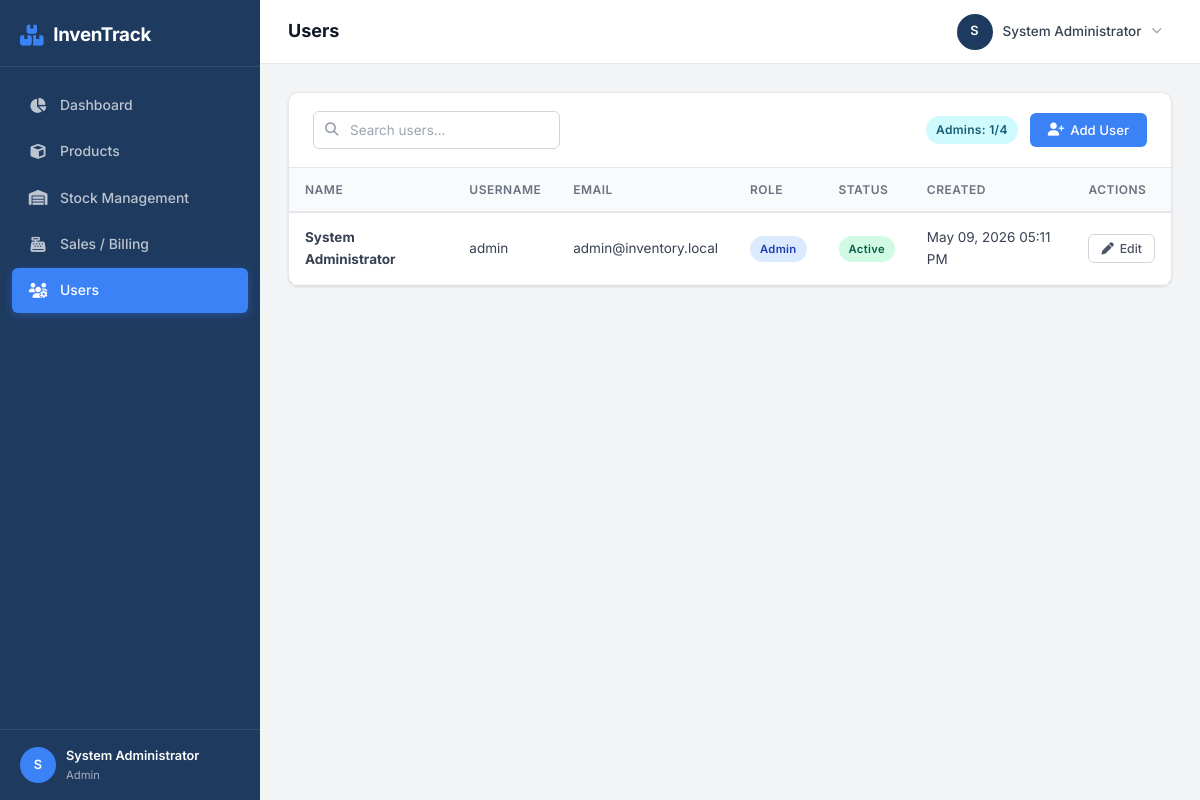
/users.php (signed in), run on the app's committed database.
### tables this page shows
CREATE TABLE IF NOT EXISTS `users` (
    `id` INT UNSIGNED AUTO_INCREMENT PRIMARY KEY,
    `username` VARCHAR(50) NOT NULL UNIQUE,
    `email` VARCHAR(100) NOT NULL UNIQUE,
    `password` VARCHAR(255) NOT NULL,
    `full_name` VARCHAR(100) NOT NULL,
    `role` ENUM('admin', 'staff') NOT NULL DEFAULT 'staff',
    `status` ENUM('active', 'inactive') NOT NULL DEFAULT 'active',
    `created_at` TIMESTAMP DEFAULT CURRENT_TIMESTAMP,
    `updated_at` TIMESTAMP DEFAULT CURRENT_TIMESTAMP ON UPDATE CURRENT_TIMESTAMP,
    INDEX `idx_role` (`role`),
    INDEX `idx_status` (`status`)
);

### includes/auth.php (called while the page is built, shortened)
<?php
function isLoggedIn(): bool
{
    return isset($_SESSION['user_id']);
}
function isAdmin(): bool
{
    return isLoggedIn() && ($_SESSION['role'] ?? '') === 'admin';
}
function currentUser(): ?array
{
    return [
        'id'        => $_SESSION['user_id'],
        'username'  => $_SESSION['username'],
        'full_name' => $_SESSION['full_name'],
        'role'      => $_SESSION['role'],
    ];
}
function getAdminCount(): int
{
    $db   = getDB();
    $stmt = $db->query('SELECT COUNT(*) FROM users WHERE role = "admin"');
    return (int) $stmt->fetchColumn();
}

### users.php (the view, shortened to what this page needs)
<?php
$pageTitle = 'Users';
require_once __DIR__ . '/includes/header.php';
$db = getDB();
$users = $db->query('SELECT * FROM users ORDER BY created_at DESC')->fetchAll();
$adminCount = getAdminCount();
?>
<div class="card">
    <div class="card-header">
        <div class="toolbar">
            <div class="search-input">
                <i class="fas fa-search"></i>
                <input type="text" class="form-control" id="userSearch" placeholder="Search users...">
            </div>
        </div>
        <div style="display:flex; align-items:center; gap:12px;">
            <span class="badge badge-info" style="font-size: 0.8rem;">Admins: <?= $adminCount ?>/<?= MAX_ADMIN_ACCOUNTS ?></span>
            <button class="btn btn-primary" onclick="openModal('addUserModal')">
                <i class="fas fa-user-plus"></i> Add User
            </button>
        </div>
    </div>
    <div class="table-responsive">
        <?php if (empty($users)): ?>
            <div class="empty-state">
                <i class="fas fa-users"></i>
                <p>No users found.</p>
            </div>
        <?php else: ?>
        <table class="table" id="usersTable">
            <thead>
                <tr>
                    <th>Name</th>
                    <th>Username</th>
                    <th>Email</th>
                    <th>Role</th>
                    <th>Status</th>
                    <th>Created</th>
                    <th>Actions</th>
                </tr>
            </thead>
            <tbody>
                <?php foreach ($users as $u): ?>
                <tr>
                    <td><strong><?= sanitize($u['full_name']) ?></strong></td>
                    <td><?= sanitize($u['username']) ?></td>
                    <td><?= sanitize($u['email']) ?></td>
                    <td><?= getRoleBadge($u['role']) ?></td>
                    <td><?= getStatusBadge($u['status']) ?></td>
                    <td><?= formatDate($u['created_at']) ?></td>
                    <td class="actions">
                        <button class="btn btn-sm btn-outline" onclick='editUser(<?= json_encode($u) ?>)'>
                            <i class="fas fa-pen"></i> Edit
                        </button>
                    </td>
                </tr>
                <?php endforeach; ?>
            </tbody>
        </table>
        <?php endif; ?>
    </div>
</div>
<?php require_once __DIR__ . '/includes/footer.php'; ?>

### includes/header.php (shortened to what this page needs)
<?php
require_once __DIR__ . '/auth.php';
require_once __DIR__ . '/helpers.php';
$currentUser = currentUser();
$currentPage = basename($_SERVER['PHP_SELF'], '.php');
?>
<!DOCTYPE html>
<html lang="en">
<head>
    <link rel="stylesheet" href="https://cdnjs.cloudflare.com/ajax/libs/font-awesome/6.5.1/css/all.min.css">
    <link rel="stylesheet" href="css/style.css">
</head>
<body>
    <aside class="sidebar" id="sidebar">
        <div class="sidebar-header">
            <div class="sidebar-logo">
                <i class="fas fa-boxes-stacked"></i>
                <span>InvenTrack</span>
            </div>
        </div>
        <nav class="sidebar-nav">
            <a href="index.php" class="nav-link <?= $currentPage === 'index' ? 'active' : '' ?>">
                <i class="fas fa-chart-pie"></i>
                <span>Dashboard</span>
            </a>
            <a href="products.php" class="nav-link <?= $currentPage === 'products' ? 'active' : '' ?>">
                <i class="fas fa-cube"></i>
                <span>Products</span>
            </a>
            <a href="stock.php" class="nav-link <?= $currentPage === 'stock' ? 'active' : '' ?>">
                <i class="fas fa-warehouse"></i>
                <span>Stock Management</span>
            </a>
            <a href="sales.php" class="nav-link <?= $currentPage === 'sales' ? 'active' : '' ?>">
                <i class="fas fa-cash-register"></i>
                <span>Sales / Billing</span>
            </a>
            <?php if (isAdmin()): ?>
            <a href="users.php" class="nav-link <?= $currentPage === 'users' ? 'active' : '' ?>">
                <i class="fas fa-users-gear"></i>
                <span>Users</span>
            </a>
            <?php endif; ?>
        </nav>
        <div class="sidebar-footer">
            <div class="user-info-mini">
                <div class="user-avatar-small"><?= strtoupper(substr($currentUser['full_name'], 0, 1)) ?></div>
                <div>
                    <div class="user-name-small"><?= sanitize($currentUser['full_name']) ?></div>
                    <div class="user-role-small"><?= ucfirst($currentUser['role']) ?></div>
                </div>
            </div>
        </div>
    </aside>
    <div class="main-wrapper">
        <header class="top-header">
            <div class="header-left">
                <h1 class="page-title"><?= sanitize($pageTitle ?? 'Dashboard') ?></h1>
            </div>
            <div class="header-right">
                <div class="header-user" id="headerUserBtn">
                    <div class="user-avatar"><?= strtoupper(substr($currentUser['full_name'], 0, 1)) ?></div>
                    <span class="user-name"><?= sanitize($currentUser['full_name']) ?></span>
                    <i class="fas fa-chevron-down"></i>
                </div>
            </div>
        </header>
        <main class="content">

### includes/helpers.php (shortened to what this page needs)
<?php
function sanitize(string $data): string
{
    return htmlspecialchars(trim($data), ENT_QUOTES, 'UTF-8');
}
function formatDate(string $date): string
{
    return date('M d, Y h:i A', strtotime($date));
}
function getRoleBadge(string $role): string
{
    return match ($role) {
        'admin' => '<span class="badge badge-primary">Admin</span>',
        'staff' => '<span class="badge badge-info">Staff</span>',
        default => '<span class="badge">Unknown</span>',
    };
}
function getStatusBadge(string $status): string
{
    return match ($status) {
        'active'   => '<span class="badge badge-success">Active</span>',
        'inactive' => '<span class="badge badge-danger">Inactive</span>',
        default    => '<span class="badge">Unknown</span>',
    };
}

### includes/footer.php (shortened to what this page needs)
        </main>
    </div>
</body>
</html>

### data on the page
users: full_name "System Administrator", username "admin", email "admin@inventory.local", role "Admin", status "Active", created_at "May 09, 2026 05:11 PM"

### other printed values
substr($currentUser['full_name'], 0, 1) "S"
$currentUser['full_name'] "System Administrator"
$currentUser['role'] "Admin"
$pageTitle "Users"
$adminCount "1"
MAX_ADMIN_ACCOUNTS "4"
